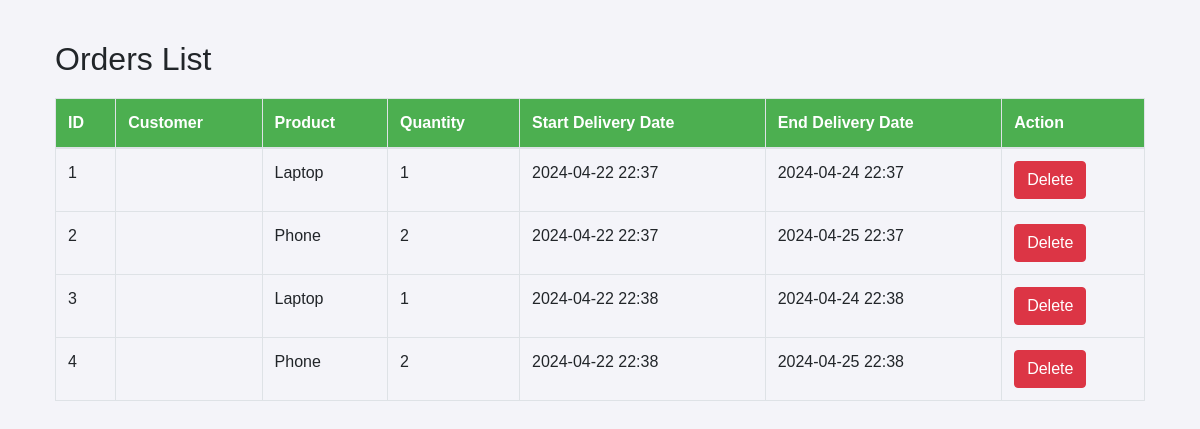
The page /orders on the database its author committed.
### app/models/order.py (models this page shows)
class Order(db.Model):
    __tablename__ = 'orders'
    id = db.Column(db.Integer, primary_key=True)
    product_id = db.Column(db.Integer, db.ForeignKey('products.id'))
    product = db.relationship('Product', backref='orders')
    customer_id = db.Column(db.Integer, db.ForeignKey('customers.id'))
    customer = db.relationship('Customer', back_populates='orders')
    quantity = db.Column(db.Integer, nullable=False)
    start_delivery_date = db.Column(db.DateTime, nullable=False)
    end_delivery_date = db.Column(db.DateTime, nullable=False)
    order_weight = db.Column(db.Float, nullable=True)

### app/models/product.py (models this page shows)
class Product(db.Model):
    __tablename__ = 'products'  # Correct table name used in ForeignKey reference
    id = db.Column(db.Integer, primary_key=True)
    nom = db.Column(db.String, nullable=False)
    description = db.Column(db.String)
    price = db.Column(db.Float, nullable=False)
    weight = db.Column(db.Float, nullable=False) # Weight of the product in kg

### app/routes/order.py (the view)
@order_bp.route('/orders', methods=['GET'])
def list_orders():
    orders = Order.query.all()
    return render_template('orders/list_orders.html', orders=orders)

### app/templates/orders/list_orders.html (shortened to what this page needs)
{% extends "base.html" %}
{% block content %}
<div class="container">
    <h2>Orders List</h2>
    <table class="table table-bordered">
        <thead>
            <tr>
                <th>ID</th>
                <th>Customer</th>
                <th>Product</th>
                <th>Quantity</th>
                <th>Start Delivery Date</th>
                <th>End Delivery Date</th>
                <th>Action</th>
            </tr>
        </thead>
        <tbody>
            {% for order in orders %}
            <tr>
                <td>{{ order.id }}</td>
                <td>{{ order.customer.nom }} {{ order.customer.prenom }}</td>
                <td>{{ order.product.nom }}</td>
                <td>{{ order.quantity }}</td>
                <td>{{ order.start_delivery_date.strftime('%Y-%m-%d %H:%M') }}</td>
                <td>{{ order.end_delivery_date.strftime('%Y-%m-%d %H:%M') }}</td>
                <td>
                    <form action="{{ url_for('order.delete_order', id=order.id) }}" method="POST" style="display:inline;">
                        <button type="submit" class="btn btn-danger">Delete</button>
                    </form>
                </td>
            </tr>
            {% endfor %}
        </tbody>
    </table>
</div>
{% endblock %}

### app/templates/base.html (style rules this page uses)
body { font-family: Arial, sans-serif; margin: 40px; background-color: #f4f4f9; }
table { width: 100%; margin-top: 20px; }
th, td { padding: 8px; text-align: left; border-bottom: 1px solid #ddd; }
th { background-color: #4CAF50; color: white; }

### rows shown on the page
Order: id "1", product.nom "Laptop", quantity "1", start_delivery_date "2024-04-22 22:37", end_delivery_date "2024-04-24 22:37"
Order: id "2", product.nom "Phone", quantity "2", start_delivery_date "2024-04-22 22:37", end_delivery_date "2024-04-25 22:37"
Order: id "3", product.nom "Laptop", quantity "1", start_delivery_date "2024-04-22 22:38", end_delivery_date "2024-04-24 22:38"
Order: id "4", product.nom "Phone", quantity "2", start_delivery_date "2024-04-22 22:38", end_delivery_date "2024-04-25 22:38"
